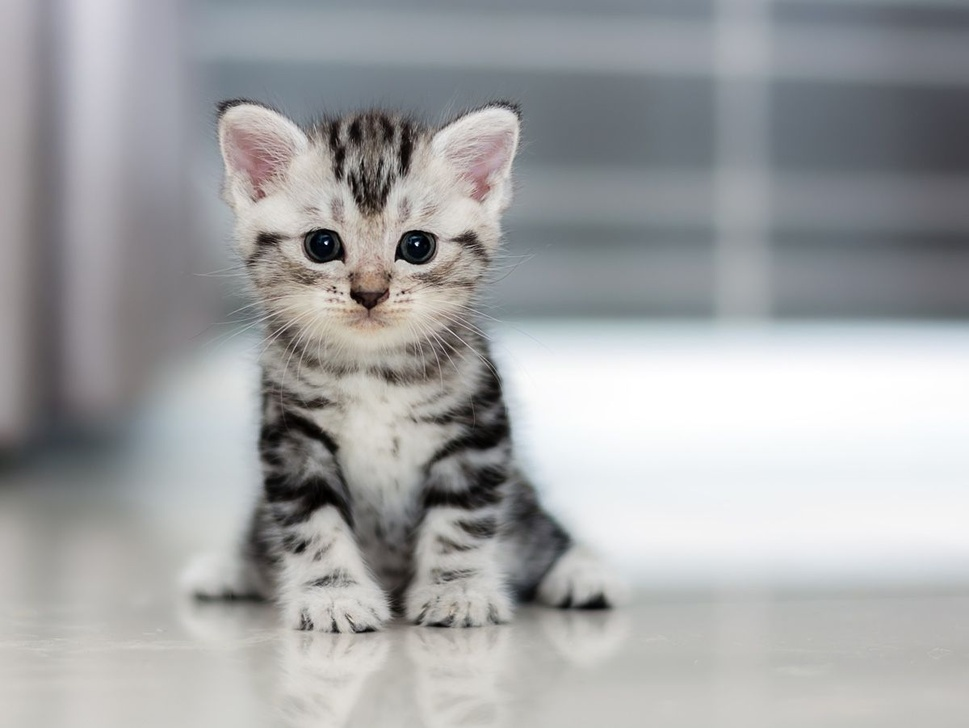
//> input picture FSIV/repaso/image.jpg, 969 x 728 px, shrunk from 1200 x 901 before the run
$ ./repaso image.jpg   (built with g++ and OpenCV 4)
//> lines starting //> are read from the running program, lines starting //| are printed output that depends on the picture
#include <opencv2/core/core.hpp> //core routines
#include <opencv2/highgui/highgui.hpp>//imread,imshow,namedWindow,waitKey
#include <opencv2/imgproc.hpp>
#include <iostream>

using namespace std;

using namespace cv; // Recordar que las funciones tienen su propio espacio de nombres


// Es contar el numero de veces que sucede cada intensidad respectivamente
void calcular_histograma(cv::Mat img , vector<int> img_histogram) {
    for(int i=0 ; i<img.rows ; i++){ // Vamos a traves de filas y columnas
        for(int j=0 ; j<img.cols ; j++){
            int val = img.at<uchar>(i,j); // Para cada misma intensidad
            img_histogram[val] = img_histogram[val] + 1; // aumentamos el numero de veces que aparece
         }
    }
}

// El acumulativo es sumar el numero de sucesos de la posicion anterior a la actual
void calcular_histograma_acumulativo(vector<int> img_histogram, vector<double> acc_histogram){
    acc_histogram[0] = img_histogram[0]; // No va dentro del for porque no hay un elemento anterior al 0
    for(int i=1 ; i<acc_histogram.size() ; i++){
        acc_histogram[i] = img_histogram[i] + acc_histogram[i-1]; // i-1, lo anterior
    }
}

int main(int argc,char **argv){

    // Leer una imagen
    Mat image; // Creo el objeto imagen
    image = imread(argv[1]); // Leo la imagen
//> image is the input picture: 728 rows x 969 cols, CV_8UC3; mean B, G, R 165.4, 164.2, 163

    // Mostrar una imagen
    namedWindow("Nombre"); // Creo la ventana con el nombre
    imshow("Nombre", image); // Muestro la imagen en la ventana creada

    //waitKey(0); // Espero el tiempo indicado hasta que se pulse una tecla cualquiera
    // Esperar hasta presionar una tecla
    int c;
    while(c!=27){  //Espero hasta que se presione ESC
	    c=cv::waitKey(0);
//> the Esc key is pressed
    }

    Mat aux_image=image.clone(); // Creo una copia

    //--------------------------------------------------


    // Acceder a los valores de los pixeles -  https://learntutorials.net/es/opencv/topic/1957/acceso-a-pixeles

    // --> Grey-scale con "at"
//    image.at<uchar>(30,10) = 100; // Le puedo dar una valor
//    cout << "El pixel fila 30 columna 10 tiene el vlaor: " << (float)image.at<uchar>(30,10) << endl;

    // --> RGB con "at"
    Vec3b pixel_aux = image.at<Vec3b>(30,10); // Tomamos el pixel con B G R
//> pixel_aux = [184, 179, 181]
    uchar B = pixel_aux[0]; // Ya tenemos los valores por separado
//> B = 184
    uchar G = pixel_aux[1];
//> G = 179
    uchar R = pixel_aux[2];
//> R = 181

    // Podemos cambiar los colores de una imagen accediendo a los pixeles:
    for(int i=0 ; i<image.rows ; i++){ // Vamos a través de la imagen
        for(int j=0 ; j<image.cols ; j++){

       /*   // Tomamos el pixel de cualquier posicion
            Vec3b& aux = image.at<Vec3b>(i,j);
            // Accedemos a sus valores (ya que tenemos un PUNTERO, estaremos accediendo directamente a ese pixel)
            aux[0] = 255; //B
            aux[1] = 0; //G
            aux[2] = 0; //R*/

            // Podemos resumir el paso anterior sin tener que usar un puntero
            image.at<Vec3b>(i,j)[0] = 255;
            image.at<Vec3b>(i,j)[1] = 15;
            image.at<Vec3b>(i,j)[3] = 90;
        }
    }
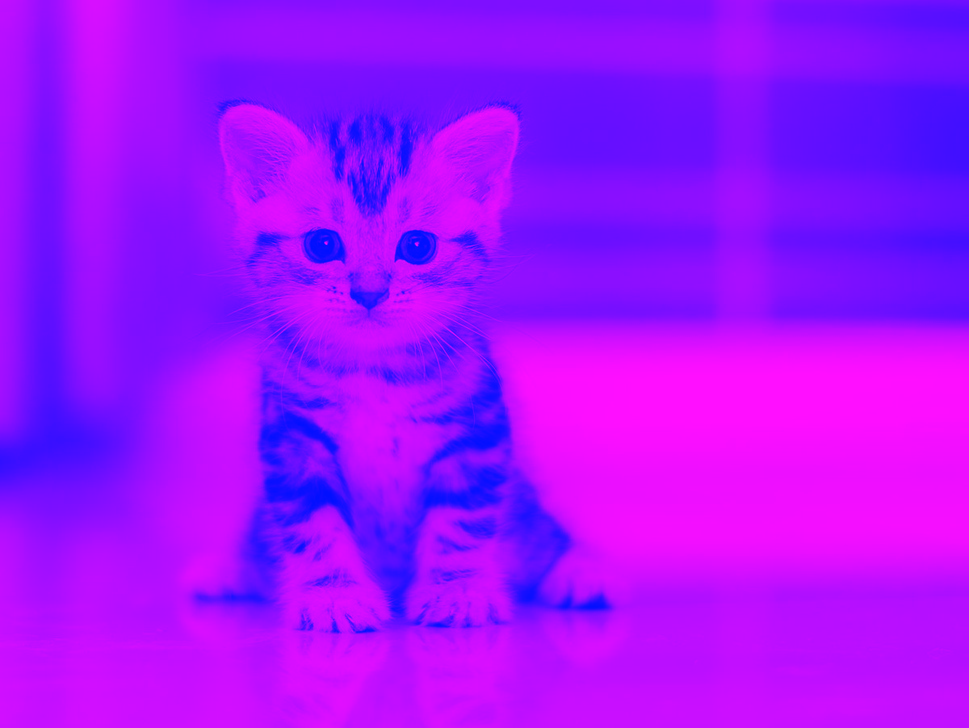
//> image: 728 rows x 969 cols, CV_8UC3; mean B, G, R 255, 15, 163

    namedWindow("Nombre"); // Creo la ventana con el nombre
    imshow("Nombre", image); // Muestro la imagen en la ventana creada
    waitKey(0);
    // --> Punto "ptr"
    // https://docs.opencv.org/2.4/modules/core/doc/basic_structures.html?highlight=mat#mat-ptr
    // Da el inicio de la FILA. Usa uchar para grey-scale y vec3b para rgb (bgr)


    //--------------------------------------------------

    // Calcular el histograma de una imagen
    vector<int> img_histogram(256,0); // En blanco y negro son 256 elementos. Valor inicial de 0  [!]
    calcular_histograma(aux_image, img_histogram);
//> after the loop in calcular_histograma, `for(int i=0 ; i<img.rows ; i++)`: img_histogram = 256 values, max 9215 at index 202, min 0 at index 234, mean 2755.6

    // Calculamos el histograma acumulativo
    vector<double> acc_histogram(256,0); // En blanco y negro 256 elementos DOUBLE inicializados a 0 [!]
    calcular_histograma_acumulativo(img_histogram, acc_histogram);

    // Equializar una imagen
    // Calculamos el histograma y su acumulativo
    // Usamos un factor, dado por el tamaño de la imagen
    double factor = (double)255 / double(image.rows*image.cols);
//> factor = 0.000361
    // Obtenemos el factor para cada valor
    vector<double> factores(256,0);
    for(int i=0 ; i<acc_histogram.size() ; i++){
        factores[i] = acc_histogram[i]*factor;
    }
    // Usamos los factores anteriormente calculados como nuevos valores de los pixeles
    for(int i=0 ; i<aux_image.rows ; i++){
        for(int j=0; j<aux_image.cols ; j++){
            aux_image.at<uchar>(i,j) = factores[aux_image.at<uchar>(i,j)]; // La posicion del nuevo valor en el vector viene dada por el pixel correspondiente
        }
    }
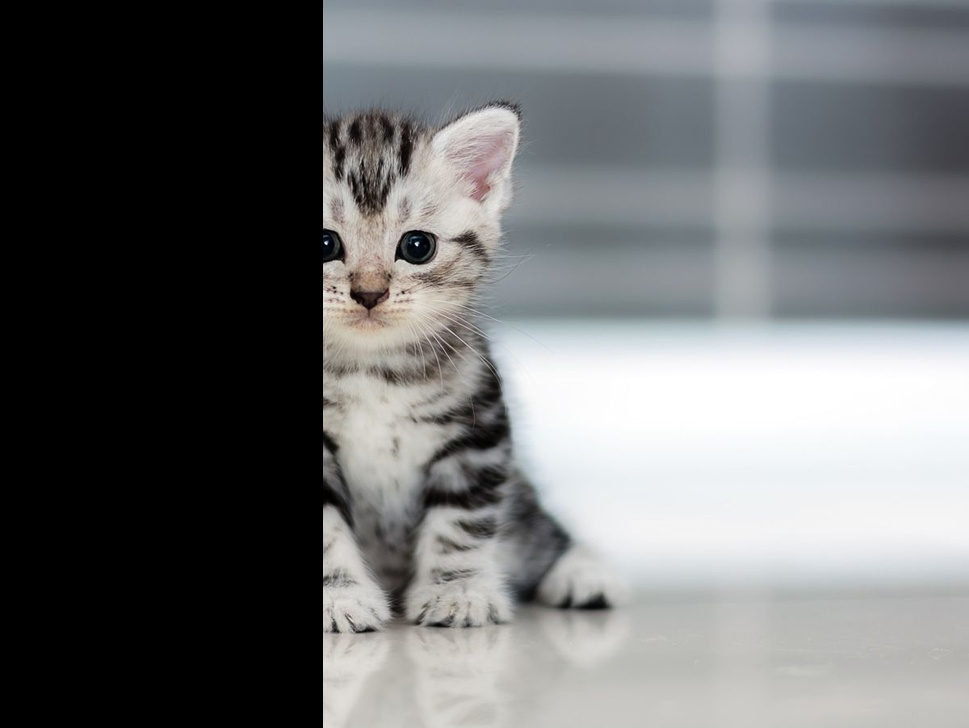
//> aux_image: 728 rows x 969 cols, CV_8UC3; mean B, G, R 113.2, 112.3, 110.8
    //Falla, pero no veo el fallo
    namedWindow("Nombre"); // Creo la ventana con el nombress
    imshow("Nombre", aux_image); // Muestro la imagen en la ventana creada
    waitKey(0);


    //--------------------------------------------------
    // ------ Equalizar usando una funcion
    //--------------------------------------------------

    // Leer una imagen
    Mat image2; // Creo el objeto imagen
    image2 = imread(argv[1]); // Leo la imagen en blanco y negro
    cvtColor(image2, image2, COLOR_RGB2GRAY);
    Mat aux2;
    image2.copyTo(aux2);

    // Equalizar una imagen solo con una funcion (Cuidado, preguntar si deja usarla en el examen en caso de que lo pida)
    equalizeHist(aux2,aux2);
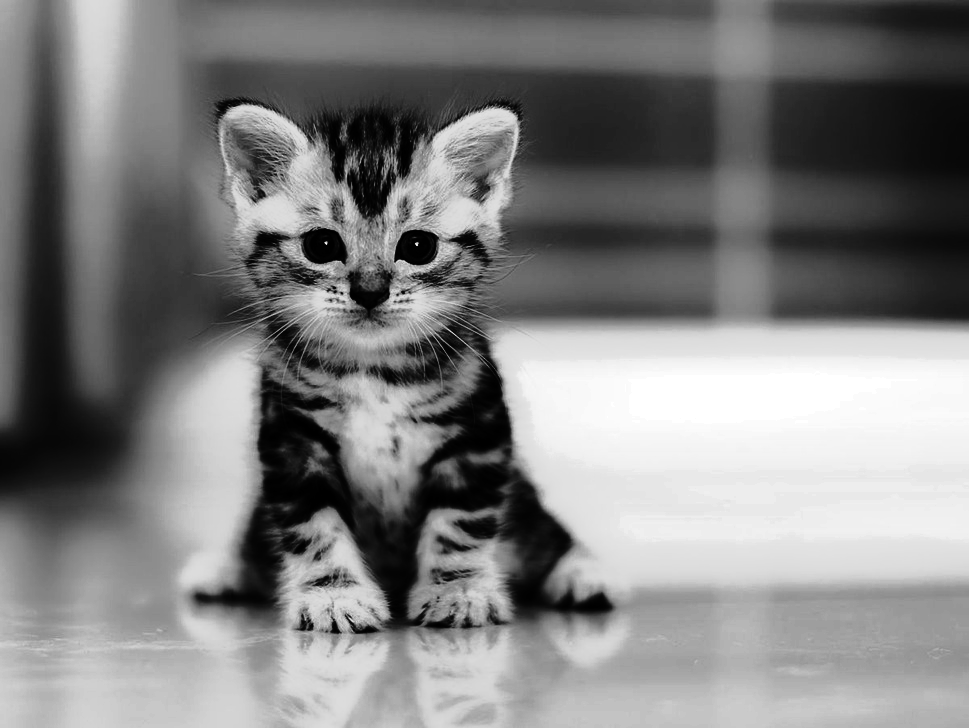
//> aux2: 728 rows x 969 cols, CV_8UC1; min 0, max 255, mean 128.3

    namedWindow("Image");
    imshow("Image", image2);

    namedWindow("Modified image");
    imshow("Modified image", aux2);
    waitKey(0);
}
